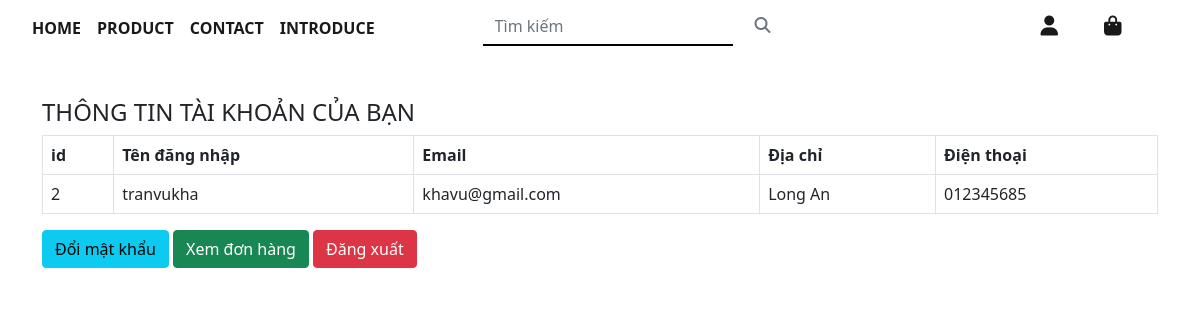
/taikhoan.php (signed in), run on the app's committed database.
### tables this page shows
CREATE TABLE `taikhoan` (
  `id` int(11) NOT NULL,
  `HoTen` varchar(100) NOT NULL,
  `Email` varchar(50) NOT NULL,
  `MatKhau` varchar(20) NOT NULL,
  `DiaChi` varchar(255) NOT NULL,
  `DienThoai` varchar(12) NOT NULL,
  `LoaiTaiKhoan` tinyint(4) NOT NULL,
  `TenHienThi` varchar(255) NOT NULL
);

### controller/Home.php (called while the page is built, shortened)
<?php
    require_once './lib/db.php';
    function TruyVan($sql){
        global $conn;
        $kq = '';
        $sta = $conn->prepare($sql);
        $sta->execute();
        if($sta->rowCount() > 0){
            $kq = $sta->fetchAll(PDO:: FETCH_ASSOC);
        }
        return $kq;
    }
?>

### taikhoan.php (the view, shortened to what this page needs)
<?php
    require_once './controller/Home.php';
?>
<header>
      <div id="head-link">
            <?php require_once './req/header.php'; ?>
      </div>
</header>
<div class = "container">
    <h4>THÔNG TIN TÀI KHOẢN CỦA BẠN</h4>
    <table class = "table table-bordered ">
        <tr>
            <th>id</th>
            <th>Tên đăng nhập</th>
            <th>Email</th>
            <th>Địa chỉ</th>
            <th>Điện thoại</th>
        </tr>
            <?php
                $id = $_SESSION['mataikhoan'];
                $sql = "select * from taikhoan where id = '$id'";
                $sta = TruyVan($sql);
                foreach($sta as $row){ ?>
                    <tr>
                        <td><?php echo $row['id'] ?></td>
                        <td><?php echo $row['HoTen'] ?></td>
                        <td><?php echo $row['Email'] ?></td>
                        <td><?php echo $row['DiaChi'] ?></td>
                        <td><?php echo $row['DienThoai'] ?></td>
                    </tr>
               <?php } ?>
    </table>
    <a href="./doimatkhau.php" class = "btn btn-info">Đổi mật khẩu</a>
    <a href="./donhang.php" class = "btn btn-success">Xem đơn hàng</a>
    <a href="./logout.php" class = "btn btn-danger">Đăng xuất</a>
</div>

### data on the page
taikhoan: id "2", HoTen "tranvukha", Email "khavu@gmail.com", DiaChi "Long An", DienThoai "012345685"
